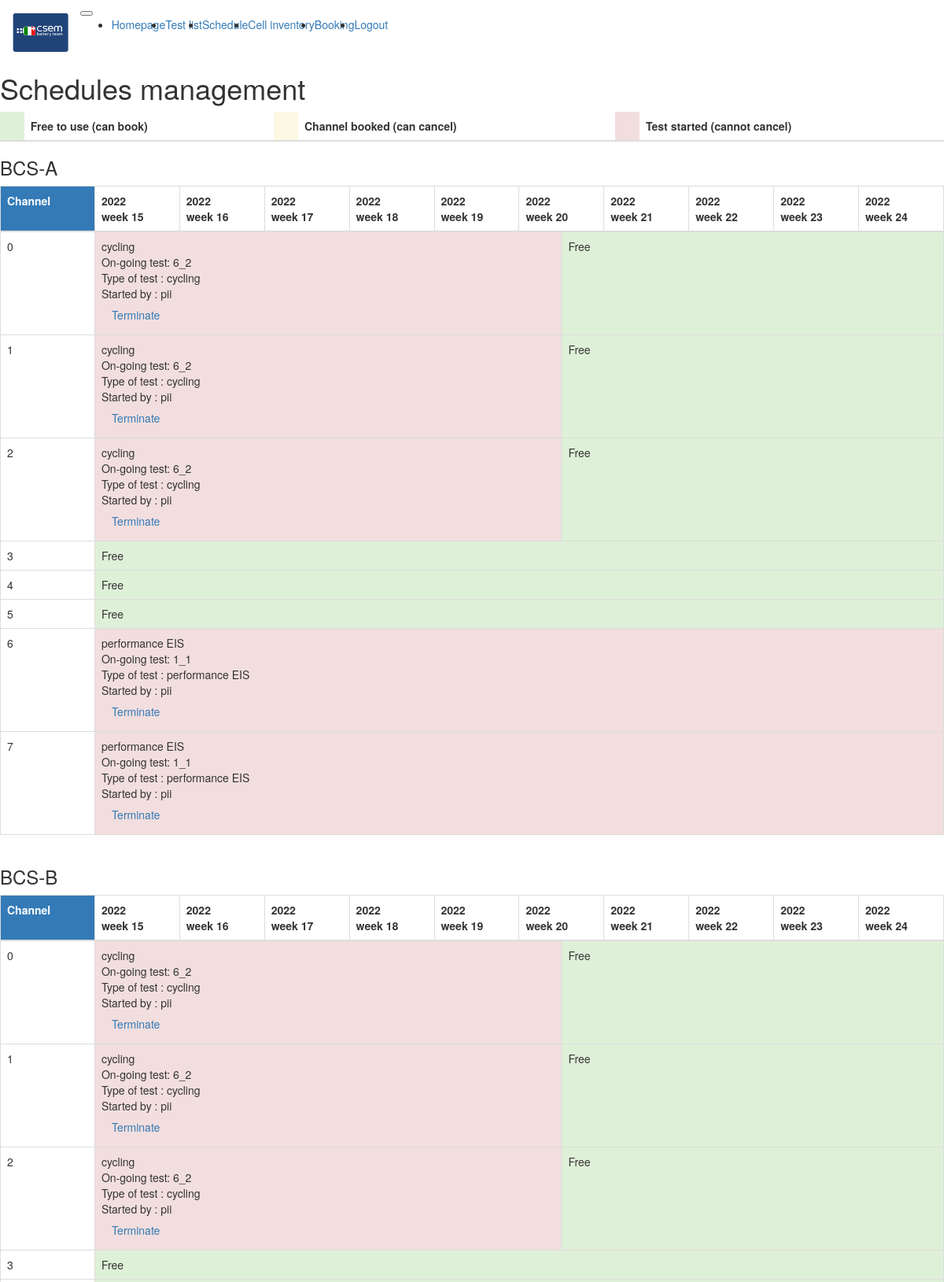
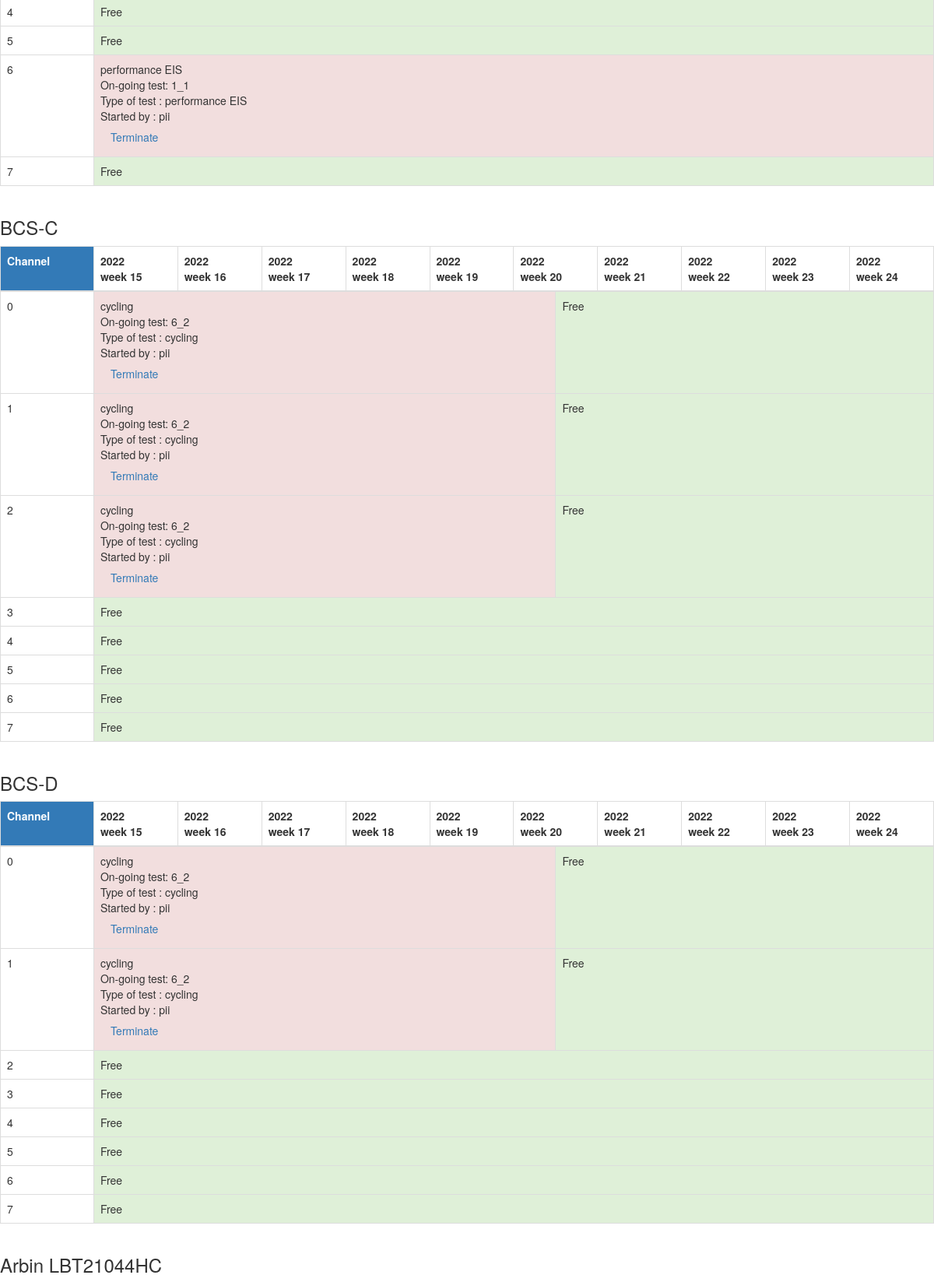
/schedule (signed in, upper part), run on the app's committed database (2 pictures, top to bottom).
### app/models.py (models this page shows, shortened)
class Device(db.Model):
    __tablename__   = 'device'
    id              = db.Column(db.Integer,primary_key=True)
    name            = db.Column(db.String(64),index=True,unique=True)
    number_channels = db.Column(db.Integer)
    company         = db.Column(db.String(64))
    datasheet_link  = db.Column(db.String(64))
    details         = db.Column(db.String(64))
    type            = db.relationship("Device_type", secondary=device_type_identifier)
    channel_id      = db.relationship('Channel', backref='device_channel',lazy='dynamic',foreign_keys="Channel.device_id")

class Test_type(db.Model):
    __tablename__ = 'test_type'
    id            = db.Column(db.Integer,primary_key=True)
    name          = db.Column(db.String(64),index=True)
    type1_id      = db.relationship('Test', backref='test_type1',lazy='dynamic',foreign_keys="Test.type_1")
    type2_id      = db.relationship('Test', backref='test_type2',lazy='dynamic',foreign_keys="Test.type_2")

class Test(db.Model):
    __tablename__ = 'test'
    id            = db.Column(db.Integer,primary_key=True)
    name          = db.Column(db.String(64))
    description   = db.Column(db.String(512))
    start         = db.Column(db.DateTime(timezone=True))
    end           = db.Column(db.DateTime(timezone=True))
    temp          = db.Column(db.Float)
    active        = db.Column(db.Boolean)
    user_id       = db.Column(db.Integer, db.ForeignKey('user.id'))
    campaign_id   = db.Column(db.Integer, db.ForeignKey('campaign.id'))
    type_2        = db.Column(db.Integer, db.ForeignKey('test_type.id'))
    type_1        = db.Column(db.Integer, db.ForeignKey('test_type.id'))
    devices       = db.relationship("Device", secondary=device_enaged_identifier)
    singleTests   = db.relationship('SingleTest', backref='batch_list',lazy='dynamic',foreign_keys="SingleTest.test_id")

class User(UserMixin, db.Model):
    __tablename__  = 'user'
    id             =  db.Column(db.Integer,primary_key=True)
    username       = db.Column(db.String(64),index=True,unique=True)
    password_hash  = db.Column(db.String(64))
    test_id      = db.relationship('Test', backref='user',lazy='dynamic',foreign_keys="Test.user_id")

### app/routes.py (the view)
@app.route('/schedule', methods=['GET'])
@login_required
def booking_get():
    current_year, current_week = datetime.today().isocalendar()[:2]
    length =10
    max_week     = current_week + length
    schedules = []
    for device in Device.query.all():
        device_ ={'name':device.name, 'channels':[], 'len': 1}
        for channel in Channel.query.filter_by(device_id=device.id).all():
            schedule = [ {'booked':False, 'len':1} for _ in range(length*7+1)]
            device_['channels'].append(schedule)
        schedules.append(device_)
    today = datetime.today().replace(hour=0, minute=0, second=0, microsecond=0)
    tests = Test.query.filter(Test.end >= today).all()
    for test in tests:
        user  = User.query.filter_by(id=test.user_id).first().username
        type1 = Test_type.query.filter_by(id=test.type_1).first()
        type2 = Test_type.query.filter_by(id=test.type_2).first()
        start = test.start if test.start > today else today
        end = test.end if test.end <today+timedelta(weeks=length) else today+timedelta(weeks=length)
        xstart = (start-today).days
        xend   = (end-today).days
        for device in test.devices:
            for x in range(xstart, xend+1):
                cell = schedules[next((i for i, dev in enumerate(schedules) if dev['name']==device.name),None)]['channels'][0][x]
                cell['booked']=True
                cell['test']=test.id
                cell['name']=test.name
                cell['user']=user
                cell['type']=type1.name + " "+ type2.name if type2 != None else type1.name
        for single in SingleTest.query.filter_by(test_id=test.id).all():
            channel = Channel.query.filter_by(id=single.channel_id).first()
            device = Device.query.filter_by(id=channel.device_id).first()
            for x in range(xstart, xend+1):
                channel = Channel.query.filter_by(id=single.channel_id).first()
                device  = Device.query.filter_by(id=channel.device_id).first()
                for x in range(xstart, xend+1):
                    cell = schedules[next((i for i, dev in enumerate(schedules) if dev['name']==device.name),None)]['channels'][channel.chan_number][x]
                    cell['booked']=True
                    cell['test']=test.id
                    cell['name']=test.name
                    cell['user']=user
                    cell['type']=type1.name + " "+ type2.name if type2 != None else type1.name
    for device in schedules:
        for planning in device['channels']:
            print(device['name'])
            for i in range( len(planning)-1,0,-1):
                if planning[i]['booked'] ==planning[i-1]['booked'] and planning[i]['booked']==False:
                    planning[i-1]['len']+= planning[i]['len']
                    del planning[i]
                elif planning[i]['booked']==True:
                    try:
                        if planning[i]['test']==planning[i-1]['test']:
                            planning[i-1]['len']+= planning[i]['len']
                            del planning[i]
                    except Exception as e:
                        print(e)
    return render_template('devices_management.html', data = schedules,current_week=current_week, max_week=max_week,current_year=current_year)

### app/models.py (called while the page is built)
@login.user_loader
def load_user(id):
    return(User.query.get(int(id)))

### app/routes.py (called while the page is built)
@app.context_processor
def inject_enumerate():
    return dict(enumerate=enumerate)

@app.context_processor
def inject_str():
    return dict(str=str)

@app.context_processor
def inject_urlencode():
    return dict(urlencode=urlencode)

@app.context_processor
def inject_floor():
    return dict(floor=floor)

### app/templates/devices_management.html (shortened to what this page needs)
{% extends "base.html" %}
{% import 'bootstrap/wtf.html' as wtf %}
{% block main %}
  <div class="row container-fluid mt-3">
    <div class="col-10">
        <h1>Schedules management</h1>
        <table class="table">
          <thead>
            <tr>
              <th class="bg-success" scope="col"> </th><th class="bg-light" scope="col">Free to use (can book)</th>
              <th class="bg-warning" scope="col"> </th><th class="bg-light" scope="col">Channel booked (can cancel)</th>
              <th class="bg-danger" scope="col">  </th><th class="bg-light" scope="col">Test started (cannot cancel)</th>
            </tr>
          </thead>
        </table>
      {% for device in data %}
      <h3>{{ device['name'] }}</h3>
      <div class="table-responsive">
        <table class="table table-hover table-bordered">
          <thread>
            <tr>
              <th class="bg-primary" style="width: 10%"> Channel </th>
              {% for i in range (current_week, max_week) %}
              <th colspan="7">{{current_year+ floor(i/52) }} </br>week {{ i%52 }}</th>
              {% endfor %}
            </tr>
          </thread>
          <tbody>
            {% for c, channel in enumerate(device['channels']) %}
            <tr class="accordion-toggle" >
              <td class="bg-light" data-toggle="collapse" data-target="#collapse{{device['name']+'_'+str(c)+'_'+str(s)}}">{{ c }}</td>
              {% for s, schedule in enumerate(channel) %}
                {% if schedule['booked'] == False %}
                <td class="bg-success" colspan="{{ schedule['len'] }}" onclick= "window.location.href='{{ url_for( 'book_device' ,data = urlencode({ 'device':device['name'], 'channel':c })) }}';" style="cursor: pointer;" > Free  </td>
                {% elif s == 0%}
                <td class="bg-danger" colspan="{{ schedule['len'] }}" data-toggle="collapse" data-target="#{{device['name']+'_'+str(c)+'_'+str(s)}}" style="cursor: pointer;"> {{ schedule['type'] }}
                  <div id="{{device['name']+'_'+str(c)+'_'+str(s)}}" class="collapse in">
                    On-going test:  {{ schedule['name'] }}</br>
                    Type of test : {{ schedule['type'] }}</br>
                    Started by : {{ schedule['user'] }}</br>
                    <a class="btn btn-secondary" href="{{ url_for( 'endMesure_get' ,data = urlencode({ 'device':device['name'], 'channel':c, 'test':schedule['test'] }) ) }}" class="text-dark">Terminate</a>
                  </div>
                </td>
                {% endif %}
              {% endfor %}
            </tr>
            {% endfor %}
          </tbody>
        </table>
      </div>
      {% endfor %}
      </div>
  </div>
{% endblock %}

### data on the page
Device: name "BCS-A", current_year "2022" "2022" "2022" "2022" "2022" "2022" "2022" "2022" "2022" "2022", i "15" "16" "17" "18" "19" "20" "21" "22" "23" "24", c "0" "1" "2" "3" "4" "5" "6" "7", type "performance EIS" "performance EIS", type "performance EIS" "performance EIS"
Test_type: type "cycling" "cycling" "cycling" "cycling" "cycling" "cycling" "cycling" "cycling" "cycling" "cycling" "cycling", type "cycling" "cycling" "cycling" "cycling" "cycling" "cycling" "cycling" "cycling" "cycling" "cycling" "cycling"
Test: name "6_2" "6_2" "6_2" "6_2" "6_2" "6_2" "6_2" "6_2" "6_2" "6_2" "6_2"
User: user "pii" "pii" "pii" "pii" "pii" "pii" "pii" "pii" "pii" "pii" "pii" "pii" "pii" "pii"
Test: name "1_1" "1_1" "1_1"
Device: name "BCS-B", current_year "2022" "2022" "2022" "2022" "2022" "2022" "2022" "2022" "2022" "2022", i "15" "16" "17" "18" "19" "20" "21" "22" "23" "24", c "0" "1" "2" "3" "4" "5" "6" "7", type "performance EIS", type "performance EIS"
Device: name "BCS-C", current_year "2022" "2022" "2022" "2022" "2022" "2022" "2022" "2022" "2022" "2022", i "15" "16" "17" "18" "19" "20" "21" "22" "23" "24", c "0" "1" "2" "3" "4" "5" "6" "7"
Device: name "BCS-D", current_year "2022" "2022" "2022" "2022" "2022" "2022" "2022" "2022" "2022" "2022", i "15" "16" "17" "18" "19" "20" "21" "22" "23" "24", c "0" "1" "2" "3" "4" "5" "6" "7"
Device: name "Arbin LBT21044HC"
